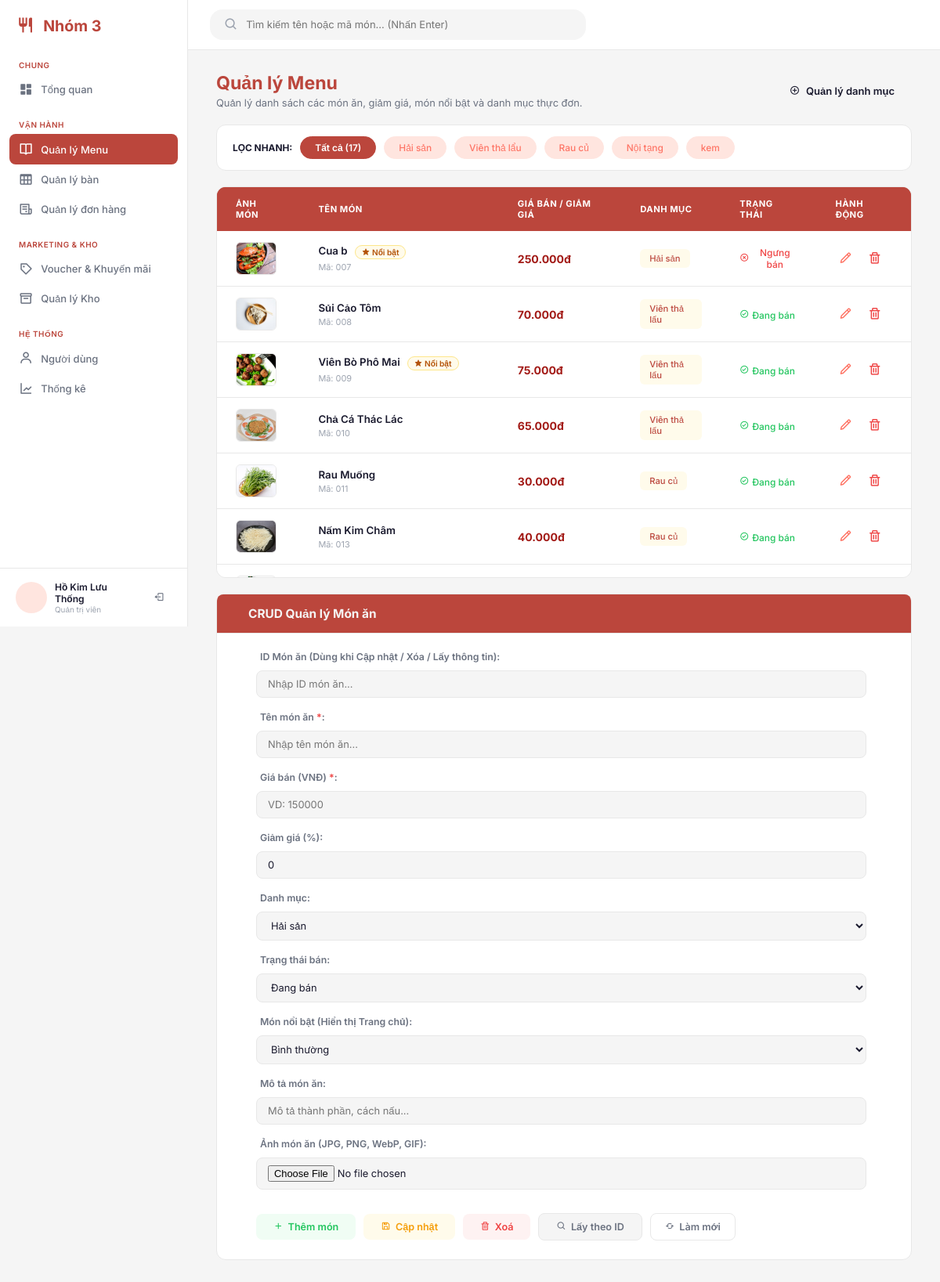
Before: /admin/index.php?page=menu (signed in) with the older database file.
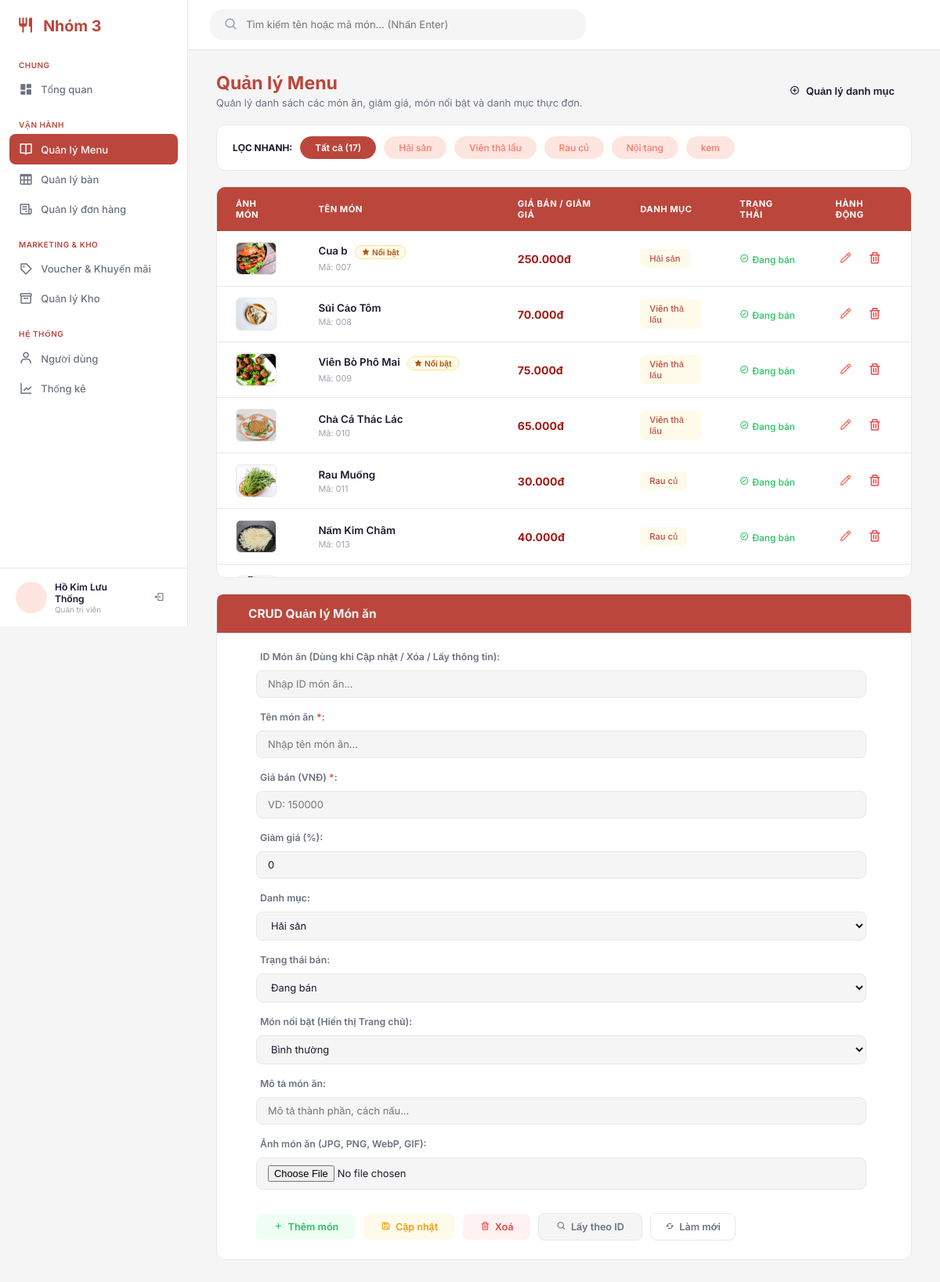
After: the same page with the newer database file.
### tables this page shows
CREATE TABLE `food` (
  `foodId` int(11) NOT NULL,
  `categoryId` int(11) NOT NULL,
  `foodName` varchar(150) NOT NULL,
  `foodDescription` varchar(500) DEFAULT NULL,
  `foodPrice` decimal(12,0) NOT NULL,
  `foodDiscount` decimal(5,2) NOT NULL DEFAULT 0.00,
  `foodStatus` varchar(20) NOT NULL DEFAULT 'AVAILABLE',
  `isFeatured` tinyint(1) NOT NULL DEFAULT 0,
  `imageURL` varchar(255) DEFAULT NULL,
  `isDeleted` tinyint(1) NOT NULL DEFAULT 0,
  `createdAt` datetime NOT NULL DEFAULT current_timestamp()
);

CREATE TABLE `category` (
  `categoryId` int(11) NOT NULL,
  `categoryName` varchar(100) NOT NULL,
  `description` varchar(500) DEFAULT NULL,
  `isDeleted` tinyint(1) NOT NULL DEFAULT 0,
  `createdAt` datetime NOT NULL DEFAULT current_timestamp()
);

### admin/index.php (called while the page is built, shortened)
<?php
$page   = $_GET['page'] ?? 'overview';
require_once __DIR__ . "/page/{$page}/index.php";

### admin/page/menu/action.php (called while the page is built, shortened)
<?php
require_once __DIR__ . '/functions.php';
$selectedCat   = $_GET['cat'] ?? 'all';
$searchKw      = trim((string)($_GET['search'] ?? ''));
$foods         = get_foods($conn, $selectedCat, $searchKw);

### admin/page/menu/functions.php (called while the page is built, shortened)
<?php
function get_foods($conn, $catId = 'all', $search = '')
{
    $sql = "SELECT f.*, c.categoryName, c.isDeleted AS categoryDeleted
            FROM `food` f
            LEFT JOIN `category` c ON f.categoryId = c.categoryId
            WHERE f.isDeleted = 0";
    $cleanSearch = trim((string)$search);
    $sql .= " ORDER BY f.foodId ASC";
    $result = $conn->query($sql);
    return $result ? $result->fetch_all(MYSQLI_ASSOC) : [];
}

### admin/page/menu/index.php (the view, shortened to what the changed rows need)
<?php
require_once __DIR__ . '/action.php';
include_once __DIR__ . '/../../../layouts/admin_header.php';
?>
<div class="page-header">
    <div class="page-header__left">
        <h1 class="page-header__title">Quản lý Menu</h1>
    </div>
</div>
<div class="table-card">
    <table class="menu-table">
        <thead>
            <tr>
                <th>ẢNH MÓN</th>
                <th>TÊN MÓN</th>
                <th>GIÁ BÁN / GIẢM GIÁ</th>
                <th>DANH MỤC</th>
                <th>TRẠNG THÁI</th>
                <th>HÀNH ĐỘNG</th>
            </tr>
        </thead>
        <tbody id="menuTableBody">
            <?php if (!empty($foods)): ?>
                <?php foreach ($foods as $food): ?>
                    <?php
                    $imgSrc     = !empty($food['imageURL']) ? '../' . ltrim($food['imageURL'], '/') : '';
                    $isAvail    = ($food['foodStatus'] === 'AVAILABLE');
                    $price      = (float)($food['foodPrice'] ?? 0);
                    $featured   = ((int)($food['isFeatured'] ?? 0) === 1);
                    $isCatDeleted = !empty($food['categoryName']) && ((int)($food['categoryDeleted'] ?? 0) === 1);
                    $catLabel   = !empty($food['categoryName'])
                        ? ($food['categoryName'] . ($isCatDeleted ? ' (đã xóa)' : ''))
                        : 'Chưa phân loại';
                    $filterQuery = ($selectedCat !== 'all' ? '&amp;cat=' . urlencode((string)$selectedCat) : '') . (!empty($searchKw) ? '&amp;search=' . urlencode($searchKw) : '');
                    ?>
                    <tr>
                        <td>
                            <?php if ($imgSrc !== ''): ?>
                                <img src="<?= htmlspecialchars($imgSrc) ?>"
                                    alt="<?= htmlspecialchars($food['foodName']) ?>"
                                    class="menu-table__thumb">
                            <?php else: ?>
                                <div class="menu-table__thumb-empty" title="Chưa có ảnh món">
                                    <i class="bx bx-dish"></i>
                                </div>
                            <?php endif; ?>
                        </td>
                        <td>
                            <div class="dish-info">
                                <p class="dish-info__name">
                                    <?= htmlspecialchars($food['foodName']) ?>
                                    <?php if ($featured): ?>
                                        <span class="badge--featured"><i class="bx bxs-star"></i> Nổi bật</span>
                                    <?php endif; ?>
                                </p>
                                <p class="dish-info__code">Mã: <?= str_pad((string)$food['foodId'], 3, '0', STR_PAD_LEFT) ?></p>
                            </div>
                        </td>
                        <td>
                            <strong class="dish-price"><?= number_format($price, 0, ',', '.') ?>đ</strong>
                        </td>
                        <td>
                            <span class="badge badge--category <?= $isCatDeleted ? 'badge--category-deleted' : '' ?>"><?= htmlspecialchars($catLabel) ?></span>
                        </td>
                        <td>
                            <form action="index.php?page=menu<?= $filterQuery ?>" method="POST" class="inline-action-form">
                                <button type="submit" name="btn_toggle_status"
                                    class="status-toggle status-toggle--plain <?= $isAvail ? 'active-text' : 'inactive-text' ?>"
                                    title="Nhấp để đổi trạng thái">
                                    <i class="bx <?= $isAvail ? 'bx-check-circle' : 'bx-x-circle' ?>"></i>
                                    <?= $isAvail ? 'Đang bán' : 'Ngưng bán' ?>
                                </button>
                            </form>
                        </td>
                        <td>
                            <div class="action-btns">
                                <a href="index.php?page=menu&amp;edit_id=<?= (int)$food['foodId'] ?><?= $filterQuery ?>#foodCrudForm"
                                    class="action-btn" title="Điền thông tin để sửa">
                                    <i class="bx bx-pencil"></i>
                                </a>
                                <form action="index.php?page=menu<?= $filterQuery ?>" method="POST" class="inline-action-form">
                                    <button type="submit" name="btn_delete_food"
                                        class="action-btn action-btn--delete"
                                        title="Xóa món"
                                        onclick="return confirm('Bạn có chắc muốn xóa món <?= htmlspecialchars(addslashes($food['foodName'])) ?>?');">
                                        <i class="bx bx-trash"></i>
                                    </button>
                                </form>
                            </div>
                        </td>
                    </tr>
                <?php endforeach; ?>
            <?php endif; ?>
        </tbody>
    </table>
</div>
</main>
</div>
</body>
</html>

Changed rows visible on the page:
changed food "Cua b": foodStatus "Ngưng bán" → "Đang bán"
